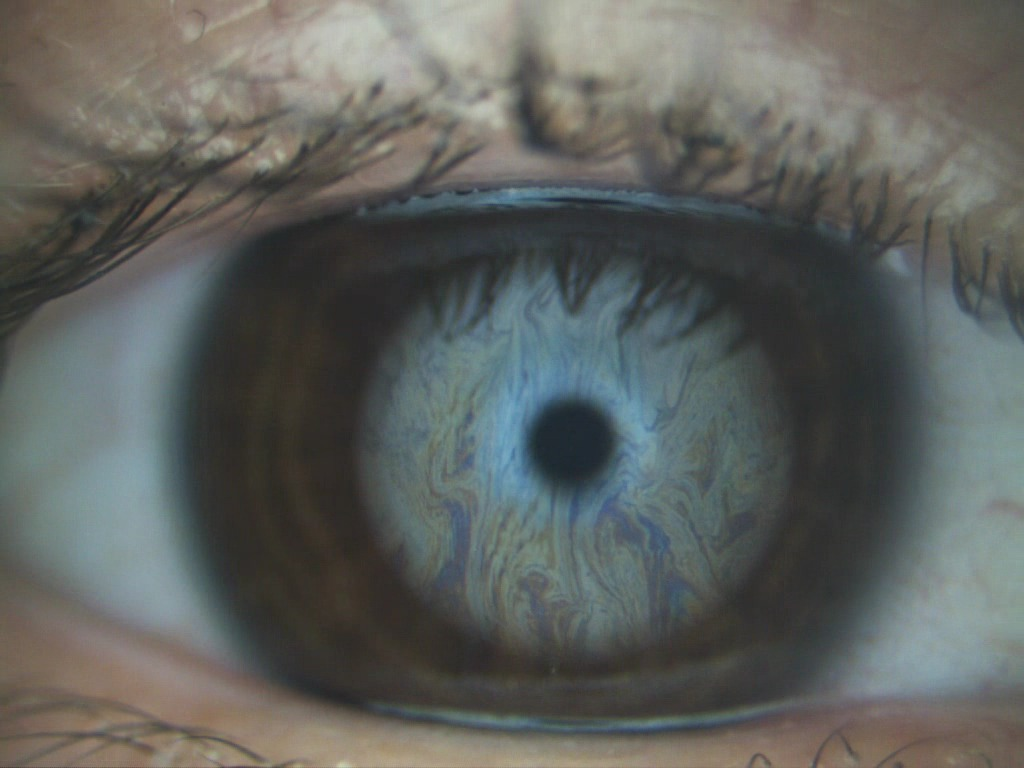
%> input picture Interference_3.jpg, 1024 x 768 px
$ octave Untitled2.m   (GNU Octave 9; MATLAB toolbox functions it lacks are replaced by stand-ins)
%> lines starting %> are read from the running program, lines starting %| are printed output that depends on the picture; in (x1, y1, x2, y2) boxes, pixels count from 0 and x2, y2 are one past the last pixel; in counts of white or black regions, pixels touching at a corner belong together; the program's own positions count from 1
close all;clear all;clc;

img=imread('Interference_3.jpg'); %Pass Image Path after ROI detection
%> img is the input picture: size 768x1024x3 uint8; mean R, G, B 94.9, 97.7, 94.3
figure; imshow(img) %display the image

hsvimage = rgb2hsv(img); %convert to hsv
%> hsvimage: size 768x1024x3 double; mean H, S, V 0.305, 0.145, 0.402
hsvimage=imresize(hsvimage,0.2); %resize for proper scaling
%> hsvimage: size 154x205x3 double; mean H, S, V 0.305, 0.145, 0.402
figure;imshow(hsvimage);
%> after `imshow(hsvimage)`:
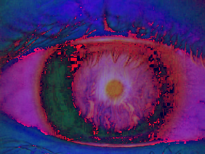
%> displayed picture: size 154x205x3, on the screen's scale of 0 to 255; mean R, G, B 77.9, 37, 102.6

hueimage=hsvimage(:,:,1); %extract the hue values
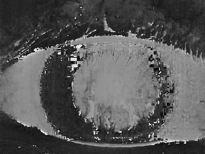
%> hueimage: size 154x205 double; min -0.0773, max 1.04, mean 0.305; drawn with min black and max white

%blue color pattern projected to 0.91
%that corresponds to 163.8nm
hueimage(hueimage<0.70 & hueimage>0.60)=0.91;
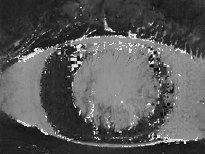
%> hueimage: size 154x205 double; 2.04% of pixels changed, all inside (x1, y1, x2, y2) = (15, 7, 204, 147); drawn with min black and max white

%greyish color pattern projected to 0.29
%that corresponds to 52.2nm
hueimage(hueimage<0.51 & hueimage>0.30)=0.29;
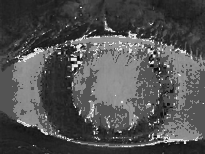
%> hueimage: size 154x205 double; min -0.0773, max 1.04, mean 0.28; drawn with min black and max white

%brownish color pattern projected to 0.625
%that corresponds to 112.5nm
hueimage(hueimage<0.20 & hueimage>0.10)=0.625;
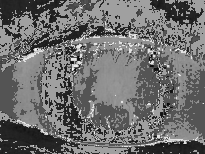
%> hueimage: size 154x205 double; min -0.0773, max 1.04, mean 0.403; drawn with min black and max white

%applied Savitzky-Golay smoothening filter
order = 7;
framelen = 11;
sgf = sgolayfilt(hueimage,order,framelen);
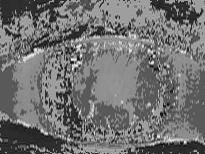
%> sgf: size 154x205 double; min -0.143, max 1.09, mean 0.403; drawn with min black and max white

%project the mesh giving the irregular thickness of lipid layer
[X,Y]= meshgrid(1:205,1:154);
Z=sgf;
figure; surf(X,Y,Z)

xlabel('y axis of resized image')
ylabel('x axis of resized image')
zlabel('thickness of lipid layer mapped to 0 to 1 range')
%colormap('hot')%yellow gives highest thickness then orange and least by brown
view([150.5 66]);
grid('on');
hold('all');
screenSize = get(0,'Screensize');
set(gcf, 'Position', screenSize); % Maximize figure
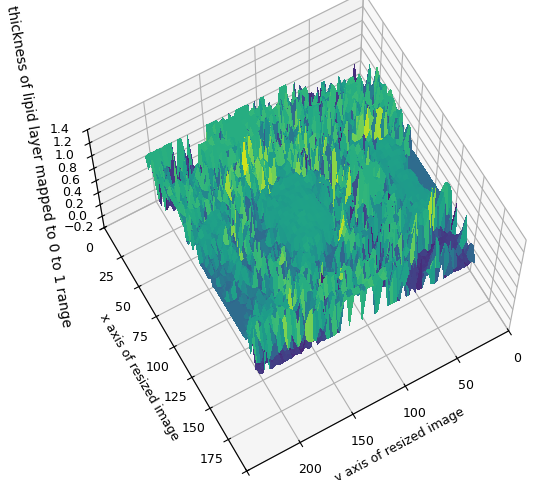
%> figure redrawn from the program's plot data

$ run again, with Interference_2.jpg copied over Interference_3.jpg
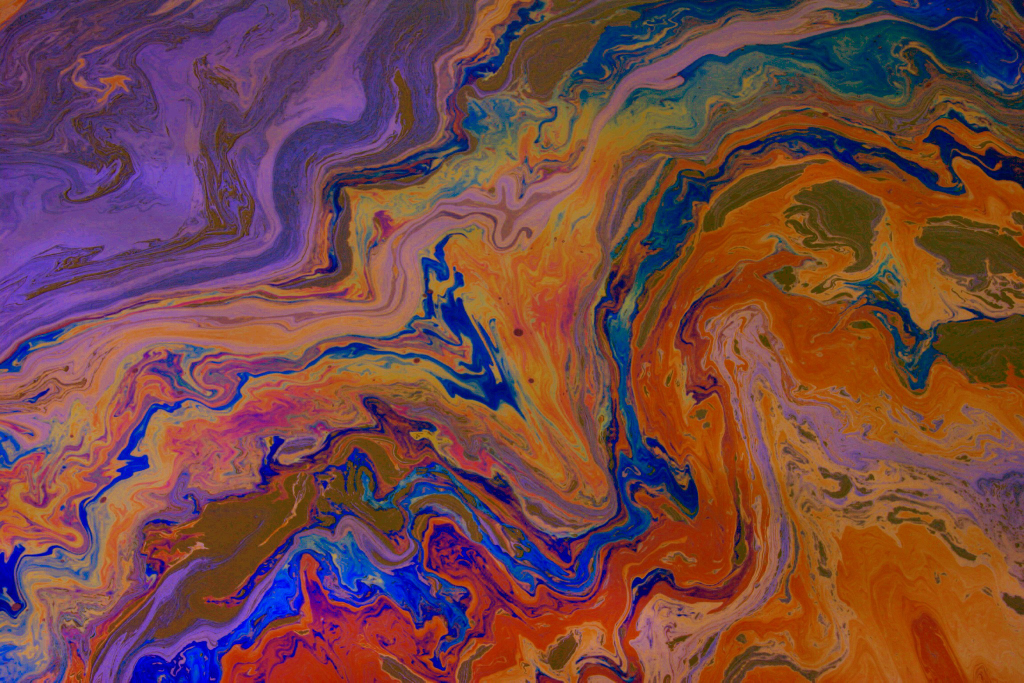
%> input picture Interference_2.jpg, 2048 x 1365 px (shown at 1/2 size)
%> img is the input picture: size 1365x2048x3 uint8; mean R, G, B 115, 69.8, 69.5
%> `imshow(hsvimage)`:
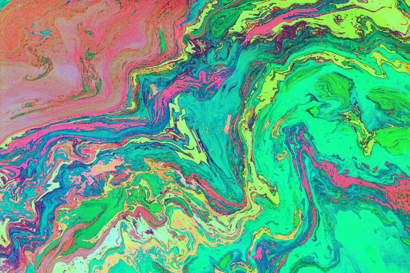
%> displayed picture: size 273x410x3, on the screen's scale of 0 to 255; mean R, G, B 98.4, 168.3, 132.1
%> `sgf = sgolayfilt(hueimage,order,framelen);`:
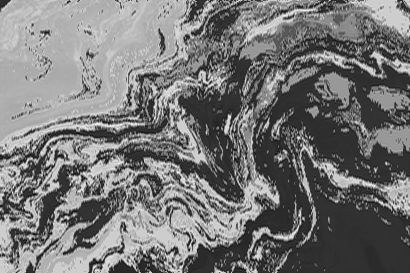
%> sgf: size 273x410 double; min -0.185, max 1.17, mean 0.448; drawn with min black and max white

$ run again, with Interference.jpg copied over Interference_3.jpg
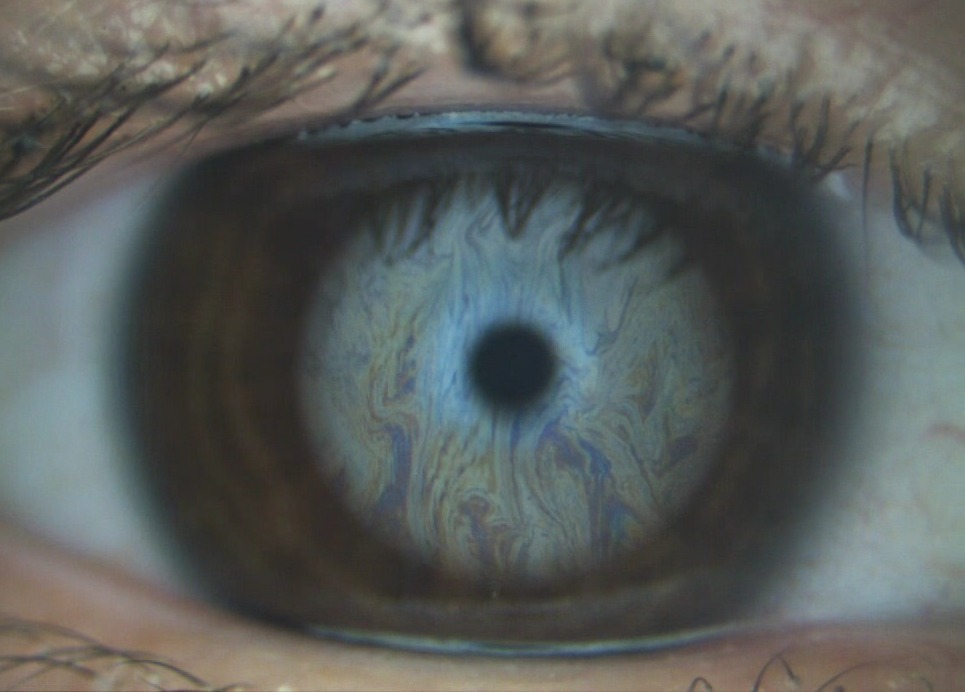
%> input picture Interference.jpg, 965 x 692 px
%> img is the input picture: size 692x965x3 uint8; mean R, G, B 89.1, 93.2, 90.8
%> `hueimage(hueimage<0.70 & hueimage>0.60)=0.91;`:
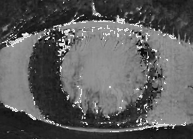
%> hueimage: size 139x193 double; min -0.0612, max 1.03, mean 0.337; drawn with min black and max white
%> `sgf = sgolayfilt(hueimage,order,framelen);`:
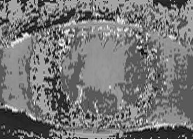
%> sgf: size 139x193 double; min -0.116, max 1.03, mean 0.416; drawn with min black and max white
